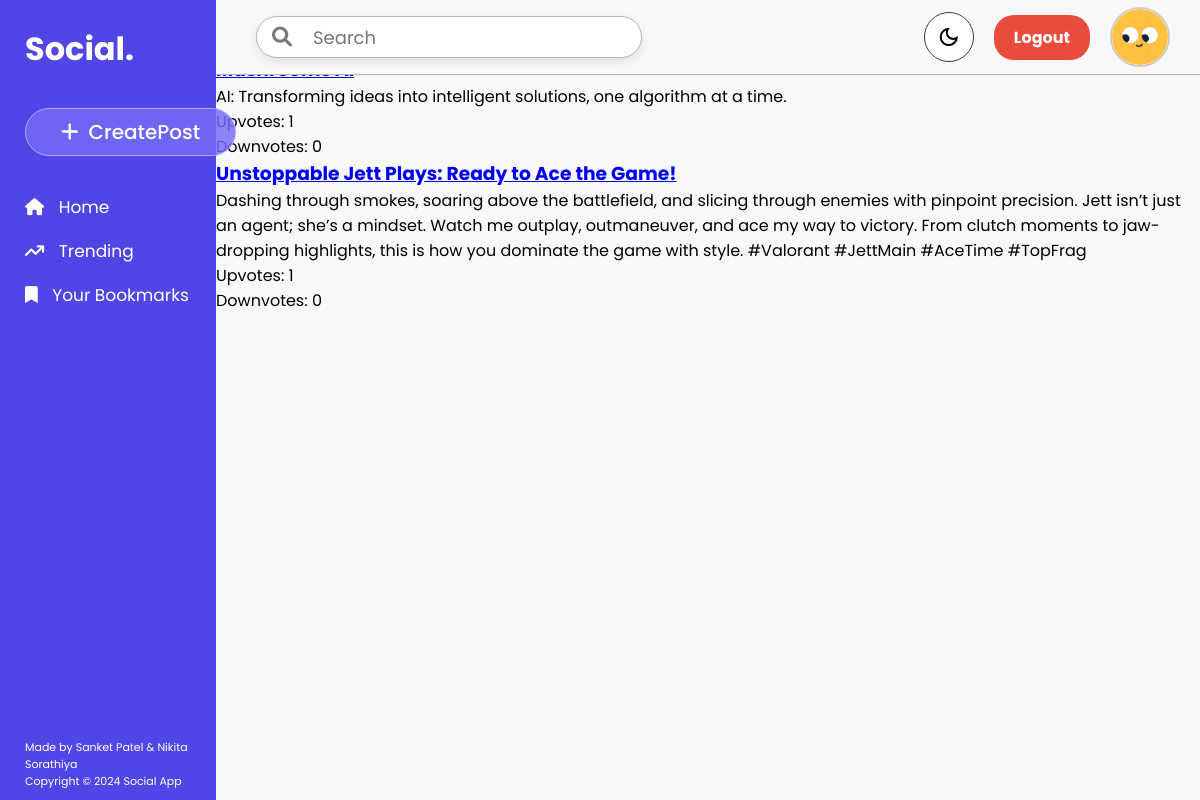
The page /trending/ (signed in) on the database as committed earlier.
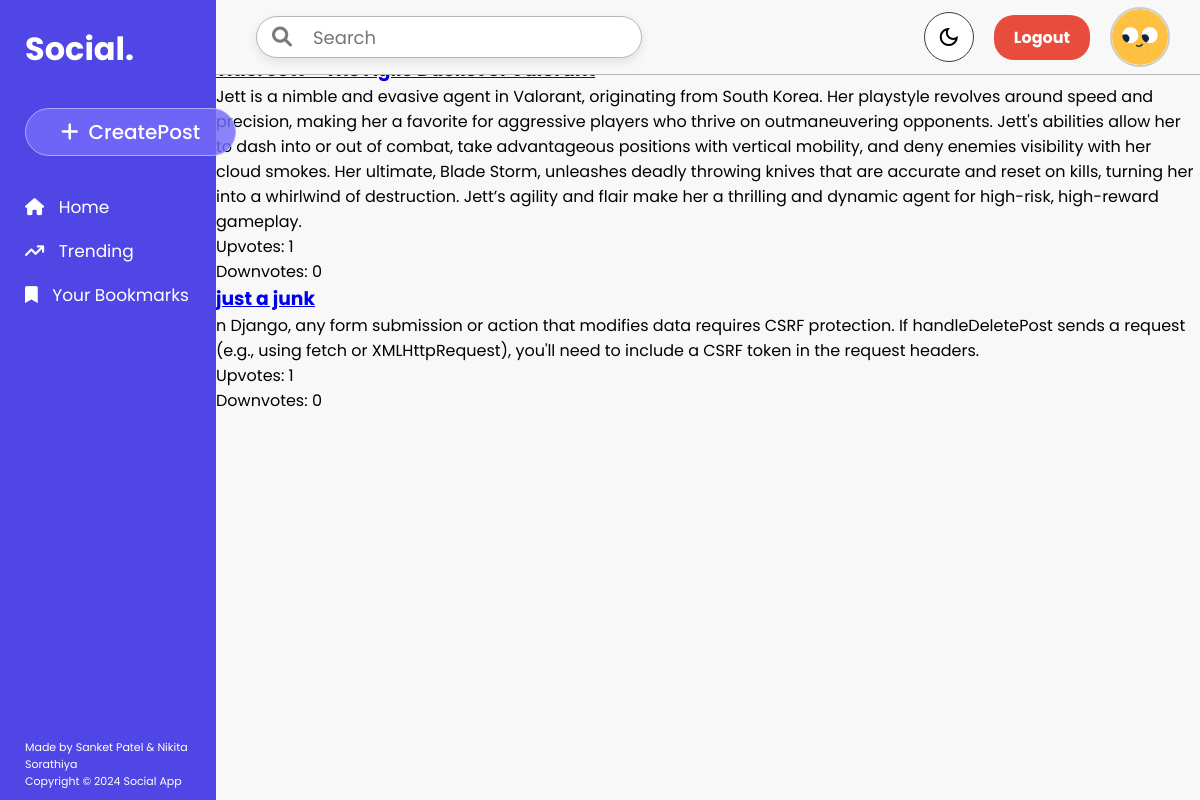
The same page on the database as committed later.
### main/models.py (models this page shows, shortened)
class Post(models.Model):
    title = models.CharField(max_length=255)
    description = models.TextField()
    media = models.FileField(upload_to="post_media/",null=True,blank=True)
    author = models.ForeignKey(User,on_delete=models.CASCADE,related_name="authored_posts")
    upvotes = models.PositiveIntegerField(default=0)
    downvotes = models.PositiveIntegerField(default=0)
    created_at = models.DateTimeField(default=timezone.now)
    sensitive_content = models.BooleanField(default=False)
    def __str__(self):
        return self.title

### main/views.py (the view)
# urls.py: path('trending/', views.trending, name='trending'),
def trending(request):
    if request.session.get('username'):
        trending_posts = Post.objects.order_by('-upvotes')[:2]
        print(trending_posts)
        return render(request, 'trending.html', {'posts': trending_posts, 'username': request.session['username']})
    else:
        return redirect('login')

### main/templates/trending.html (shortened to what this page needs)
{% extends "base.html" %}
{% block content %}
    <h2 style="margin-bottom: 20px;">Trending Posts</h2>
    {% for post in posts %}
        <div>
            <h3><a href="{% url 'post_detail' post.id %}">{{ post.title }}</a></h3>
            <p>{{ post.description }}</p>
            <p>Upvotes: {{ post.upvotes }}</p>
            <p>Downvotes: {{ post.downvotes }}</p>
        </div>
    {% endfor %}
{% endblock %}

Rows that differ between the two databases and show on the page:
removed Post: description "AI: Transforming ideas into intelligent solutions, one algorithm at a time.", upvotes "1", downvotes "0"
removed Post: title "Unstoppable Jett Plays: Ready to Ace the Game!", description "Dashing through smokes, soaring above the battlefield, and slicing through enemies with pinpoint precision. Jett isn’t just an agent; she’s a mindset. Watch me outplay, outmaneuver, and ace my way to victory. From clutch moments to jaw-dropping highlights, this is how you dominate the game with style. #Valorant #JettMain #AceTime #TopFrag", upvotes "1", downvotes "0"
added Post: description "Jett is a nimble and evasive agent in Valorant, originating from South Korea. Her playstyle revolves around speed and precision, making her a favorite for aggressive players who thrive on outmaneuvering opponents. Jett's abilities allow her to dash into or out of combat, take advantageous positions with vertical mobility, and deny enemies visibility with her cloud smokes. Her ultimate, Blade Storm, unleashes deadly throwing knives that are accurate and reset on kills, turning her into a whirlwind of destruction. Jett’s agility and flair make her a thrilling and dynamic agent for high-risk, high-reward gameplay.", upvotes "1", downvotes "0"
added Post: title "just a junk", description "n Django, any form submission or action that modifies data requires CSRF protection. If handleDeletePost sends a request (e.g., using fetch or XMLHttpRequest), you'll need to include a CSRF token in the request headers.", upvotes "1", downvotes "0"
